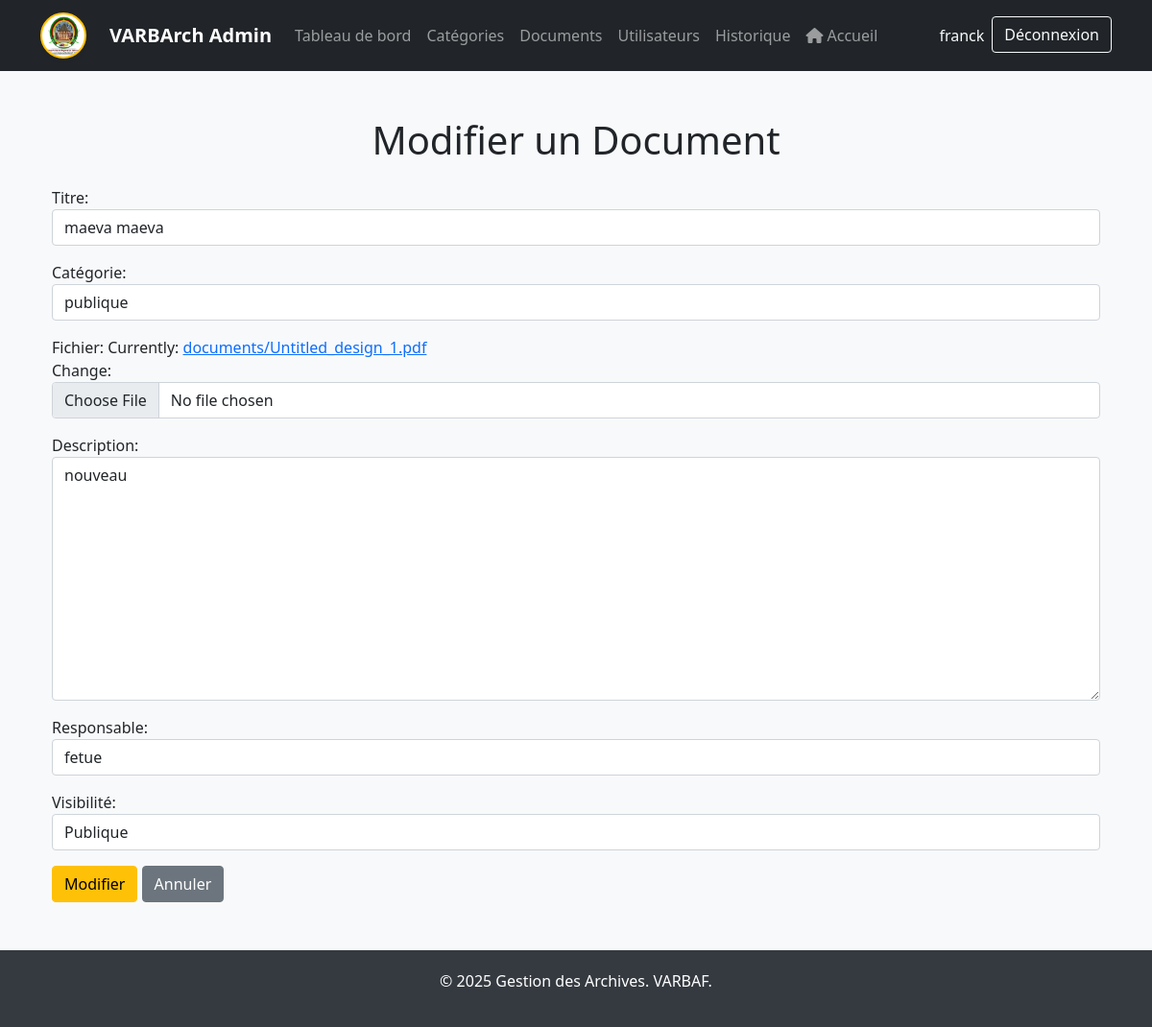
The page /documents/modifier/1/ (signed in) on the database its author committed.
### archivage/models.py (models this page shows, shortened)
class Document(models.Model):
    VISIBILITE_CHOICES = [
        ('publique', 'Publique'),
        ('privee', 'Privée'),
    ]
    titre = models.CharField(max_length=200, verbose_name="Titre du document")
    categorie = models.ForeignKey(Categorie, on_delete=models.CASCADE, related_name="documents", verbose_name="Catégorie")
    fichier = models.FileField(upload_to="documents/", verbose_name="Fichier")
    date_creation = models.DateTimeField(auto_now_add=True, verbose_name="Date de création")
    date_modification = models.DateTimeField(auto_now=True, verbose_name="Date de modification")
    description = models.TextField(blank=True, null=True, verbose_name="Description")
    responsable = models.CharField(max_length=100, verbose_name="Responsable")
    visibilite = models.CharField(max_length=20, choices=VISIBILITE_CHOICES, default='publique', verbose_name="Visibilité")

### archivage/views.py (the view)
# urls.py: path('documents/modifier/<int:document_id>/', views.modifier_document, name='modifier_document'),
@user_passes_test(is_admin)
def modifier_document(request, document_id):
    document = get_object_or_404(Document, id=document_id)
    if request.method == 'POST':
        form = DocumentForm(request.POST, request.FILES, instance=document)
        if form.is_valid():
            document = form.save()
            Historique.objects.create(
                type_element='document',
                action='modification_document',
                utilisateur=request.user.username,
                document=document,
                details=f"Modification du document : {document.titre}"
            )
            messages.success(request, "Le document a été modifié avec succès.")
            return redirect('liste_documents_admin')
    else:
        form = DocumentForm(instance=document)
    return render(request, 'archivage/modifier_document.html', {'form': form})

### archivage/forms.py (shortened to what this page needs)
class DocumentForm(forms.ModelForm):
    class Meta:
        model = Document
        fields = ['titre', 'categorie', 'fichier', 'description', 'responsable', 'visibilite']
        widgets = {
            'titre': forms.TextInput(attrs={'class': 'form-control', 'placeholder': 'Titre du document'}),
            'categorie': forms.Select(attrs={'class': 'form-control'}),
            'fichier': forms.ClearableFileInput(attrs={'class': 'form-control'}),
            'description': forms.Textarea(attrs={'class': 'form-control', 'placeholder': 'Description'}),
            'responsable': forms.TextInput(attrs={'class': 'form-control', 'placeholder': 'Responsable'}),
            'visibilite': forms.Select(attrs={'class': 'form-control'}),
        }
        labels = {
            'titre': 'Titre',
            'categorie': 'Catégorie',
            'fichier': 'Fichier',
            'description': 'Description',
            'responsable': 'Responsable',
            'visibilite': 'Visibilité',
        }

### archivage/models.py (called while the page is built)
    def __str__(self):
        return self.nom

### archivage/views.py (called while the page is built)
def is_admin(user):
    return user.is_superuser

### archivage/templates/archivage/modifier_document.html (shortened to what this page needs)
{% extends 'baseAdmin.html' %}
{% block content %}
<div class="container mt-5">
    <h1 class="text-center mb-4">Modifier un Document</h1>
    <form method="post" enctype="multipart/form-data">
        {{ form.as_p }}
        <button type="submit" class="btn btn-warning">Modifier</button>
        <a href="{% url 'liste_documents_admin' %}" class="btn btn-secondary">Annuler</a>
    </form>
</div>
{% endblock %}

### archivage/templates/baseAdmin.html (shortened to what this page needs)
{% load static %}
<!DOCTYPE html>
<html lang="fr">
<head>
    <link href="https://cdn.jsdelivr.net/npm/bootstrap@5.1.3/dist/css/bootstrap.min.css" rel="stylesheet">
    <link href="https://cdnjs.cloudflare.com/ajax/libs/font-awesome/6.0.0/css/all.min.css" rel="stylesheet">
</head>
<body>
    <nav class="navbar navbar-expand-lg navbar-dark bg-dark">
        <div class="container">
        <a class="navbar-brand d-flex align-items-center" href="{% url 'admin_dashboard' %}">
            <img src="{% static '../media/documents/logoVarBaf.png' %}" alt="" class="logo rounded-circle shadow-sm me-2" style="height:48px; width:48px; object-fit:cover; background:#fff; border:2px solid #ffc107;">
        </a>
            <a class="navbar-brand" href="{% url 'admin_dashboard' %}">VARBArch Admin</a>
            <div class="collapse navbar-collapse" id="navbarNav">
                <ul class="navbar-nav me-auto">
                    <li class="nav-item">
                        <a class="nav-link" href="{% url 'admin_dashboard' %}">Tableau de bord</a>
                    </li>
                    <li class="nav-item">
                        <a class="nav-link" href="{% url 'liste_categories_admin' %}">Catégories</a>
                    </li>
                    <li class="nav-item">
                        <a class="nav-link" href="{% url 'liste_documents_admin' %}">Documents</a>
                    </li>
                    <li class="nav-item">
                        <a class="nav-link" href="{% url 'liste_utilisateurs' %}">Utilisateurs</a>
                    </li>
                    <li class="nav-item">
                        <a class="nav-link" href="{% url 'liste_historique' %}">Historique</a>
                    </li>
                    <li class="nav-item">
                        <a class="nav-link" href="{% url 'accueil' %}"><i class="fas fa-home me-1"></i>Accueil</a>
                    </li>
                </ul>
                {% if user.is_authenticated %}
                <ul class="navbar-nav">
                    <li class="nav-item">
                        <span class="nav-link text-light">{{ user.username }}</span>
                    </li>
                    <li class="nav-item">
                        <form method="post" action="{% url 'logout' %}" class="d-inline">
                            <button type="submit" class="btn btn-outline-light">Déconnexion</button>
                        </form>
                    </li>
                </ul>
                {% endif %}
            </div>
        </div>
    </nav>
    <div class="container mt-5">
        {% block content %}{% endblock %}
    </div>
    <footer class="footer">
        <div class="container">
            <p>&copy; 2025 Gestion des Archives. VARBAF.</p>
        </div>
    </footer>
</body>
</html>

### archivage/templates/baseAdmin.html (style rules this page uses)
body { background-color: #f8f9fa; }
.navbar { background-color: #343a40; }
.navbar-brand { color: #ffffff; font-weight: bold; }
.navbar-nav .nav-link { color: #ffffff; }
.footer { background-color: #343a40; color: #ffffff; padding: 20px 0; text-align: center; margin-top: 50px; }
.logo { height: 40px; margin-right: 10px; }

### rows shown on the page
Document: titre "maeva maeva", categorie "publique", description "nouveau", responsable "fetue", visibilite "Publique"

### other values the page prints
{{ user.username }} "franck"
